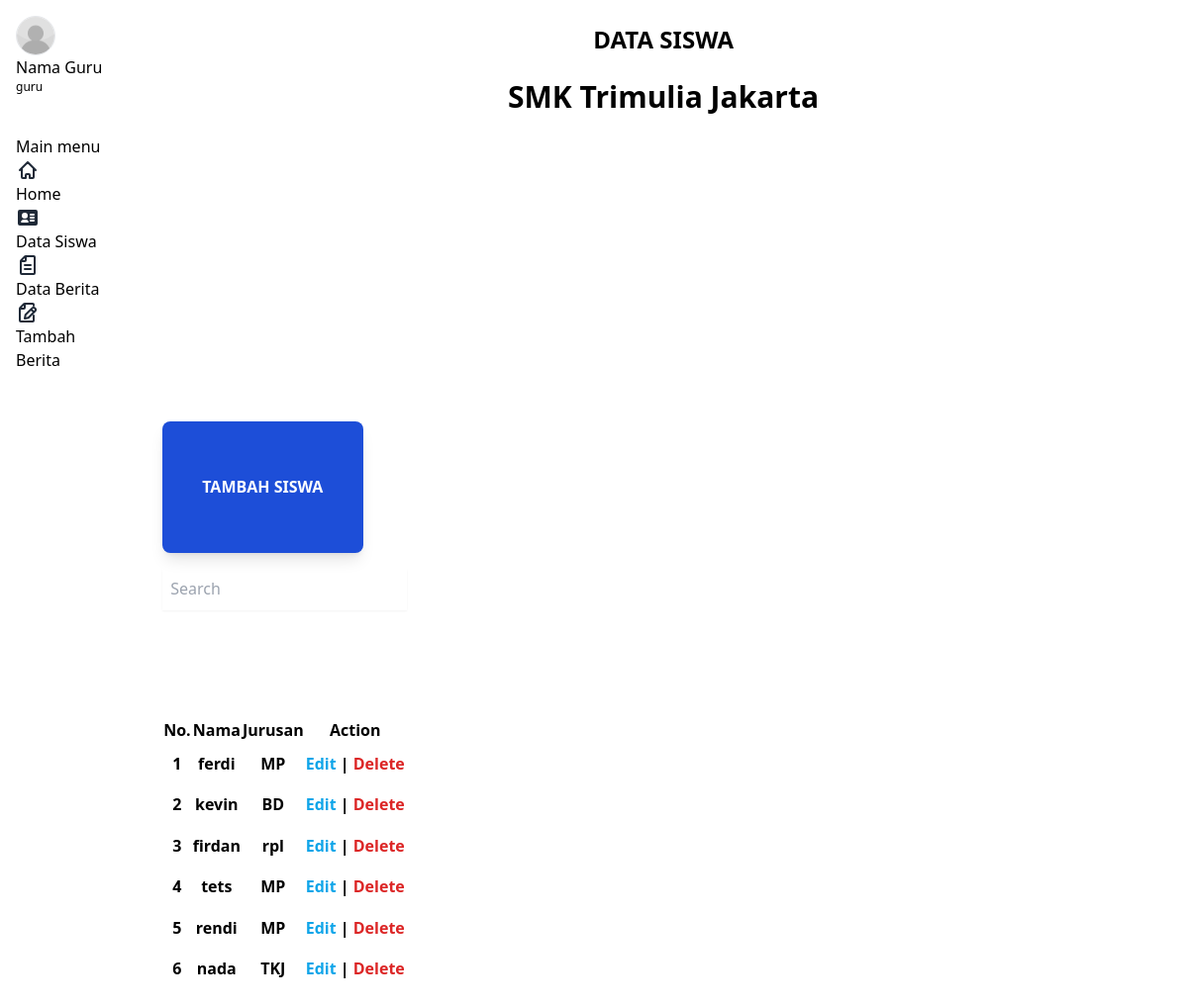
The app's page /guru/siswa.php (signed in), older data.
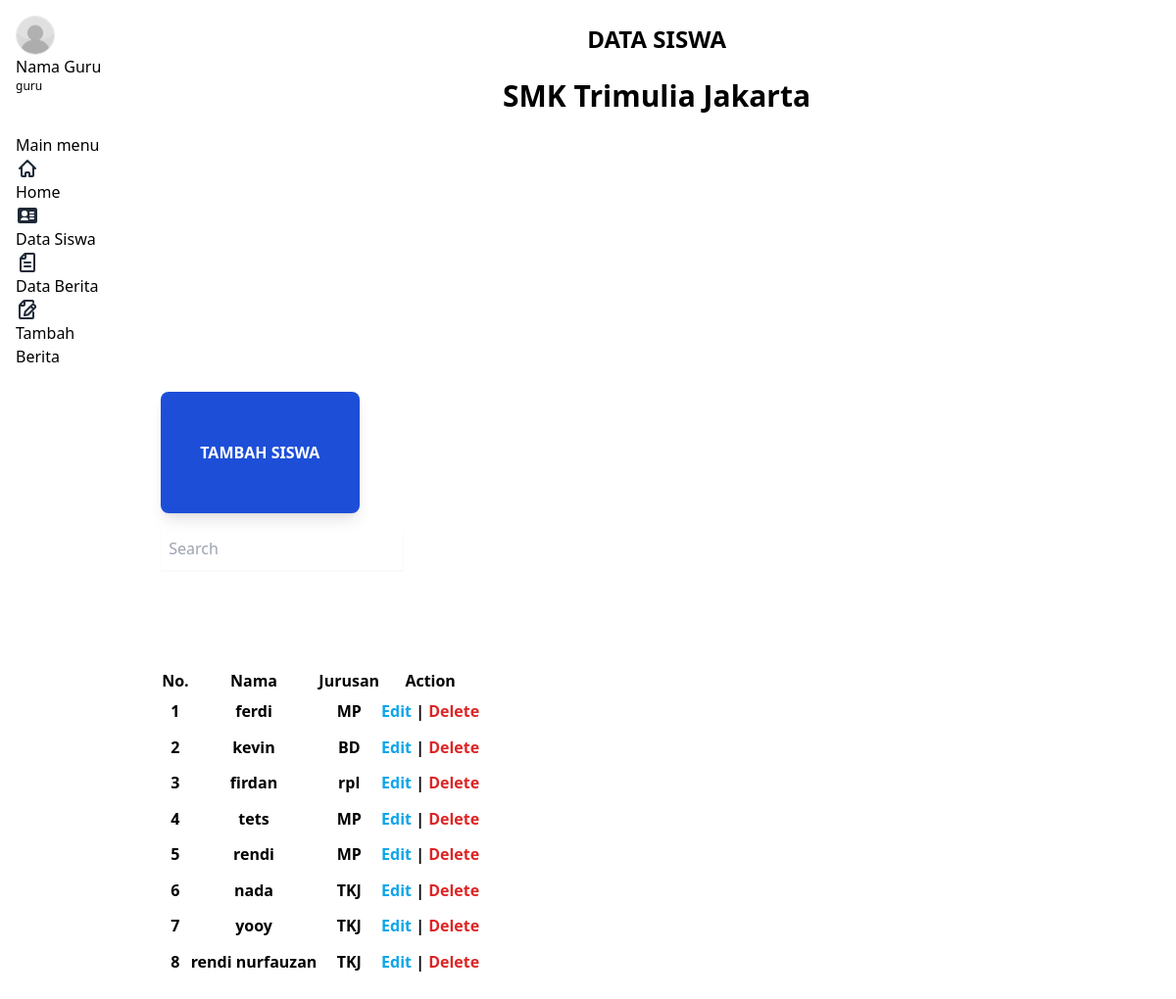
The same page, newer data.
### tables this page shows
CREATE TABLE `siswa` (
  `id_siswa` int(11) NOT NULL,
  `nama_siswa` varchar(50) NOT NULL,
  `jurusan_siswa` varchar(10) NOT NULL,
  `password_siswa` varchar(400) NOT NULL,
  `gender` varchar(30) DEFAULT NULL,
  `agama` varchar(50) DEFAULT NULL,
  `nis` varchar(50) DEFAULT NULL,
  `nik` varchar(50) DEFAULT NULL,
  `tempat_lahir` varchar(100) DEFAULT NULL,
  `tanggal_lahir` varchar(100) DEFAULT NULL,
  `username_siswa` varchar(50) DEFAULT NULL,
  `foto` varchar(555) DEFAULT NULL,
  `kelas` varchar(20) DEFAULT NULL
);

### koneksi.php (called while the page is built, shortened)
<?php
    $koneksi = mysqli_connect("localhost","root","","sekolah_db");
    function query($query) {
        global $koneksi;
        $result = mysqli_query($koneksi, $query);
        $rows = [];
        while ($row = mysqli_fetch_assoc($result)) {
            $rows[] = $row;
        }
        return $rows;
    }
?>

### guru/siswa.php (the view, shortened to what this page needs)
<?php
require("../koneksi.php");
$siswa = query("SELECT * FROM siswa");
?>
<!DOCTYPE html>
<html lang="en">
<head>
    <link rel="stylesheet" href="https://cdn.jsdelivr.net/npm/rippleui@1.12.1/dist/css/styles.css" />
</head>
<body>
    <div class="sticky flex h-screen flex-row gap-4 overflow-y-auto rounded-lg sm:overflow-x-hidden">
        <aside class="sidebar-sticky sidebar justify-start">
            <section id="profil-admin" class="sidebar-title items-center p-4 ">
                <div class="border w-10 h-10 rounded-full mr-3 overflow-hidden hover:cursor-pointer">
                    <img src="../assets/deafult.profil-admin.svg" alt="" class="w-full h-full object-cover">
                </div>
                <div class="flex flex-col hover:cursor-pointer">
                    <span>Nama Guru</span>
                    <span class="text-xs font-normal text-content2"><?php echo $_SESSION["username-guru"] ?></span>
                </div>
            </section>
            <section class="menu-section px-4 mt-6">
                <span class="menu-title">Main menu</span>
                <ul class="menu-items">
                    <a href="index.php">
                        <li class="menu-item">
                            <span>Home</span>
                        </li>
                    </a>
                    <a href="siswa.php">
                        <li class="menu-item menu-active">
                            <span>Data Siswa</span>
                        </li>
                    </a>
                    <a href="berita.php">
                        <li class="menu-item">
                            <span>Data Berita</span>
                        </li>
                    </a>
                    <a href="tambah-berita.php">
                        <li class="menu-item">
                            <span>Tambah Berita</span>
                        </li>
                    </a>
                </ul>
            </section>
        </aside>
        <div class="flex w-full flex-row flex-wrap gap-4 p-6 justify-center">
            <div class="text-center">
                <h1 class="font-bold text-2xl">DATA SISWA</h1>
                <br>
                <h2 class="font-bold text-3xl">SMK Trimulia Jakarta</h2>
            </div>
            <div class="my-4 grid w-full  gap-4">
                <button id="tambah-btn" class="text-white font-bold bg-blue-700 px-7 py-2 rounded-lg w-1/5 hover:bg-blue-800 transition shadow-lg">TAMBAH SISWA</button>
                <form action="" method="get" class="">
                    <input type="text" name="keyword" placeholder="Search" class="p-2 border-white focus:outline-none shadow-sm border-b-2 bg-transparent">
                    <button class="" type="submit" name="cari">
                        <svg xmlns="http://www.w3.org/2000/svg" width="16" height="16" fill="#ffffff" class="bi bi-search ml-2" viewBox="0 0 16 16">
                            <path d="M11.742 10.344a6.5 6.5 0 1 0-1.397 1.398h-.001q.044.06.098.115l3.85 3.85a1 1 0 0 0 1.415-1.414l-3.85-3.85a1 1 0 0 0-.115-.1zM12 6.5a5.5 5.5 0 1 1-11 0 5.5 5.5 0 0 1 11 0" />
                        </svg>
                    </button>
                </form>
                <div class="flex w-full overflow-x-auto">
                    <table class="table-zebra table">
                        <thead>
                            <tr>
                                <th>No.</th>
                                <th>Nama</th>
                                <th>Jurusan</th>
                                <th>Action</th>
                            </tr>
                        </thead>
                        <tbody>
                            <?php $no = 1 ?>
                            <?php foreach ($siswa as $siswa) : ?>
                                <tr>
                                    <th><?php echo $no ?></th>
                                    <th><?php echo $siswa["nama_siswa"] ?></th>
                                    <th><?php echo $siswa["jurusan_siswa"] ?></th>
                                    <th><a class="text-sky-500 edit" href="#">Edit</a> | <a class="text-red-600" href="delete-siswa.php?id_siswa=<?php echo $siswa["id_siswa"] ?>">Delete</a></th>
                                </tr>
                                <?php $no++ ?>
                            <?php endforeach; ?>
                        </tbody>
                    </table>
                </div>
            </div>
        </div>
    </div>
    <script src="https://cdn.tailwindcss.com"></script>
</body>
</html>

Row changes from the older to the newer data that the page shows:
added siswa: nama_siswa "yooy", jurusan_siswa "TKJ"
added siswa: nama_siswa "rendi nurfauzan", jurusan_siswa "TKJ"
